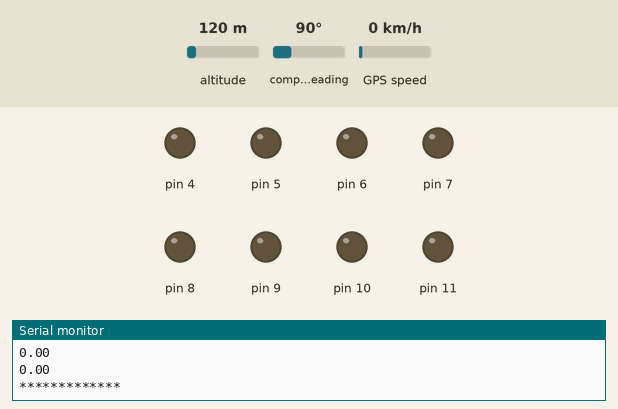
Simulated run of this sketch. Board: Arduino Uno, built with avr-gcc and run on an emulated ATmega328P. Shown: output pins drawn as LEDs (lit = HIGH), the last lines printed to the serial monitor. The test bench sets the inputs (shaded band); at power-on: altitude 120 m, compass heading 90°, GPS speed 0 km/h. The GPS gets a fix after 3 s at 37.7749, -122.4194 with 8 satellites.

Above: at 1.5 s.
At 3.5 s:
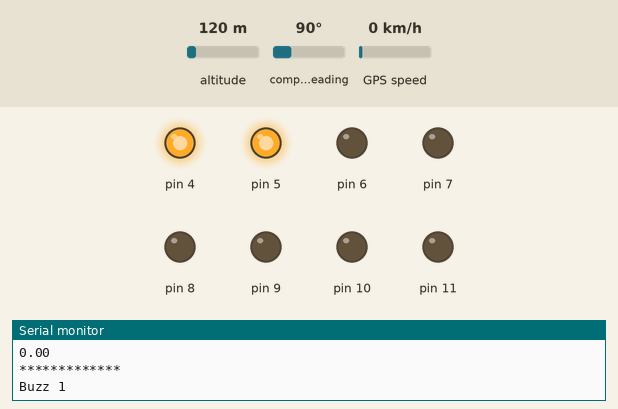
At 5.5 s:
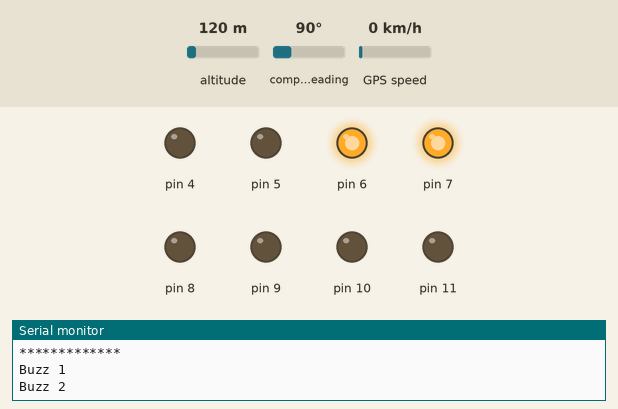
At 7.5 s:
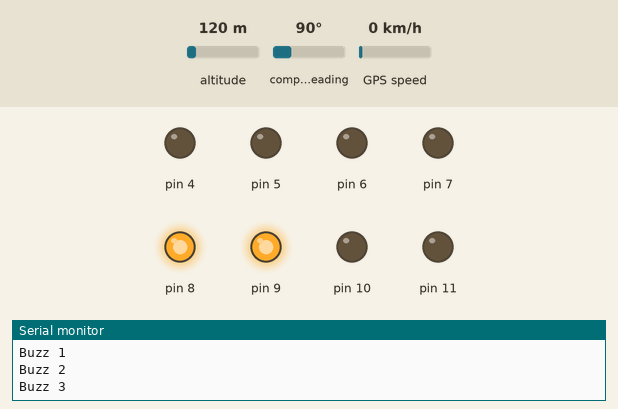
At 9.5 s:
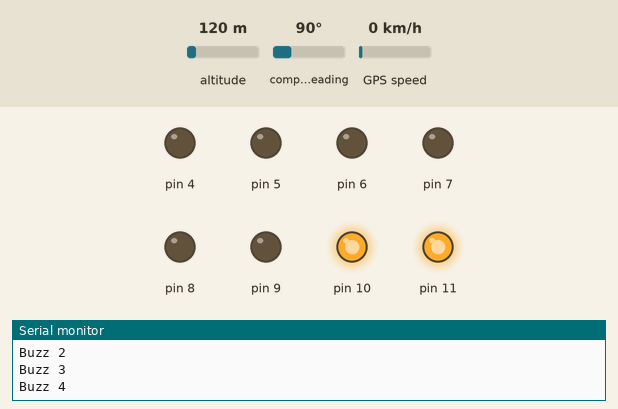
Timing chart, 0 to 14.4 s (numbered marks = the images above):
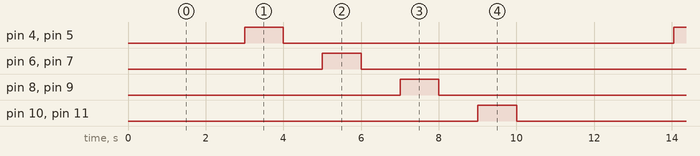

The sketch:

gps.pde
```cpp
//include files
#include <TinyGPS.h>

//global variables
  //GPS
  TinyGPS gps;
  boolean gpsLocked;
  float latitude;
  float longitude;
  char lonBuf[20];
  char latBuf[20];
/****************************************************/

//Arduino setup
void setup()
{
    Serial.begin(4800);
    pinMode(4, OUTPUT);
    pinMode(5, OUTPUT);
    pinMode(6, OUTPUT);
    pinMode(7, OUTPUT);
    pinMode(8, OUTPUT);
    pinMode(9, OUTPUT);
    pinMode(10, OUTPUT);
    pinMode(11, OUTPUT);
}

void loop()
{
    getGPS();
    printGPS();
    delay(2000);
    buzz_1();
    buzz_2();
    buzz_3();
    buzz_4();
}
/***************************************************/

//Custom fucntion
void getGPS()
{
  bool newData = false;
  unsigned long chars;
  unsigned short sentences, failed;

  // For one second we parse GPS data and report some key values
  for (unsigned long start = millis(); millis() - start < 1000;)
  {
      while (Serial.available())
      {
          char c = Serial.read();
          // Serial.write(c); // uncomment this line if you want to see the GPS data flowing
          if (gps.encode(c)) // Did a new valid sentence come in?
            newData = true;
      }
  }

  if (newData)
  {
      gpsLocked = true;
      unsigned long age;
      gps.f_get_position(&latitude, &longitude, &age);
      latitude == TinyGPS::GPS_INVALID_F_ANGLE ? 0.0 : latitude, 6;
      longitude == TinyGPS::GPS_INVALID_F_ANGLE ? 0.0 : longitude, 6;
      dtostrf(latitude, 10,6,latBuf);
      dtostrf(longitude,10,6, lonBuf);
  }
  else
  {
      gpsLocked = false;
  }
}

void printGPS()
{
  if (gpsLocked == true)
  {
    Serial.println("\n*************\nGPS CONNECTED\n");
  }
  else
  {
    Serial.println("\n*************\nGPS FAILED\n");
  }
  Serial.println(latitude);
  Serial.println(longitude);
  Serial.println(latBuf);
  Serial.println(lonBuf);
  Serial.println("*************\n");
}

void buzz_1(){
  digitalWrite(4, HIGH);
  digitalWrite(5, HIGH);
  Serial.println("Buzz 1");
  delay(1000);
  digitalWrite(4, LOW);
  digitalWrite(5, LOW);
  delay(1000);
}

void buzz_2(){
  digitalWrite(6, HIGH);
  digitalWrite(7, HIGH);
  Serial.println("Buzz 2");
  delay(1000);
  digitalWrite(6, LOW);
  digitalWrite(7, LOW);
  delay(1000);
}

void buzz_3(){
  digitalWrite(8, HIGH);
  digitalWrite(9, HIGH);
  Serial.println("Buzz 3");
  delay(1000);
  digitalWrite(8, LOW);
  digitalWrite(9, LOW);
  delay(1000);
}

void buzz_4(){
  digitalWrite(10, HIGH);
  digitalWrite(11, HIGH);
  Serial.println("Buzz 4");
  delay(1000);
  digitalWrite(10, LOW);
  digitalWrite(11, LOW);
  delay(1000);
}
/***************************************************/
```

Measured:
- by itself, pin 4–11: alternates HIGH for 1.0 s and LOW for 10.0 s
- by itself, everything shown: repeats every 11.0 s, in 8 steps
